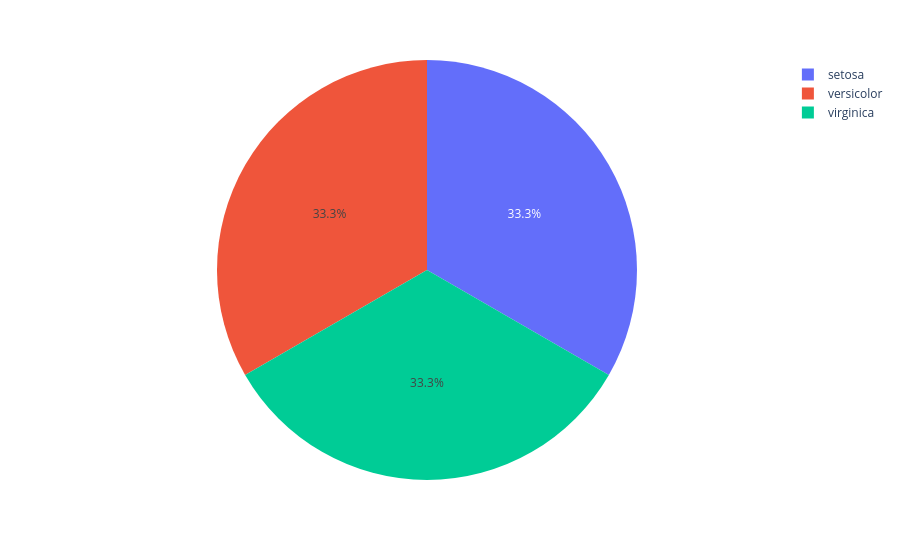

Notebook cell for this chart:
### Code cell
# pie chart
df_pie = df['species'].value_counts().reset_index()
df_pie.columns = ['species','count']
fig7 = px.pie(df_pie,values='count',names='species')
fig7.show()
fig7.write_image("./outputs/fig7.png",scale=3)

### Figure 1 — Plotly figure (JSON) as saved in the notebook; plotly's stock layout.template omitted (floating-point values rounded to 4 significant figures)
{"data": [{"domain": {"x": [0, 1], "y": [0, 1]}, "hovertemplate": "species=%{label}<br>count=%{value}<extra></extra>", "labels": ["setosa", "versicolor", "virginica"], "legendgroup": "", "name": "", "showlegend": true, "type": "pie", "values": [50, 50, 50]}], "layout": {"legend": {"tracegroupgap": 0}, "margin": {"t": 60}}}
